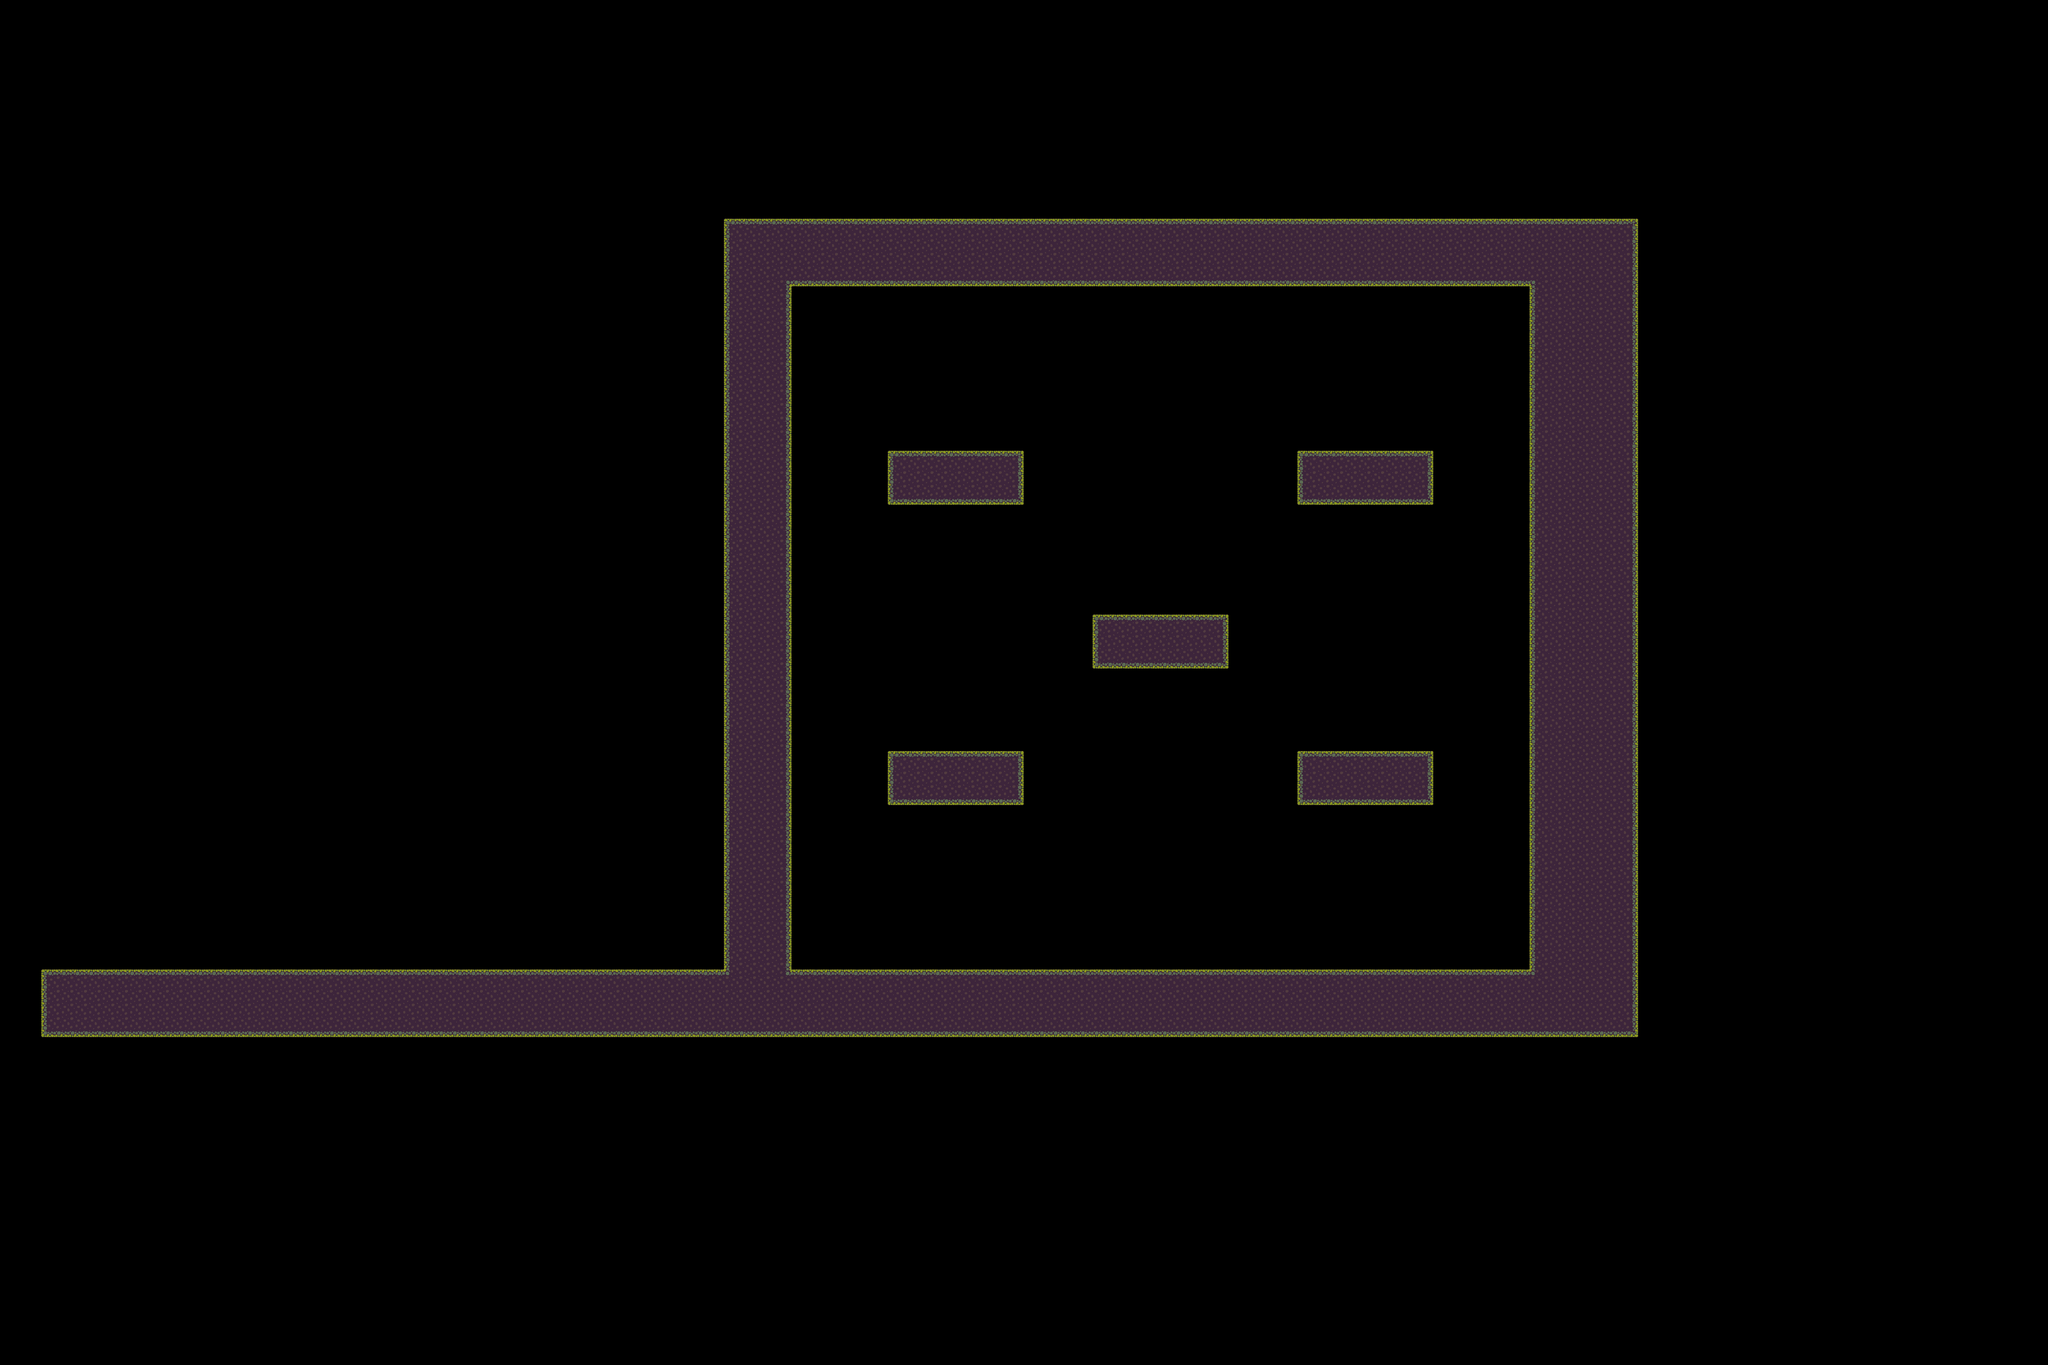

Rendered tile map (Tiled .tmx) drawn with the repository's tilesets; below, a short description and the map source with its tile grids summarised:
An orthogonal 150x100 tile map with 32x32 px tiles, 2 tile layers (Camada de Blocos 1, DynamicGrounds) and 27 objects (MirrorBoss, Checkpoint, Spot Player, Close Wall, Light, ...).

<map version="1.10" tiledversion="1.11.2" orientation="orthogonal" renderorder="right-down" width="150" height="100" tilewidth="32" tileheight="32" infinite="0" nextlayerid="14" nextobjectid="50">
 <editorsettings>
  <export target="MirrorBoss.json" format="json" />
 </editorsettings>
 <properties>
  <property name="BackgroundLayers" value="Level3/1.png,Level3/2.png,Level3/3.png,Level3/4.png,Level3/5.png" />
  <property name="GroundBehindPlayer" type="bool" value="true" />
  <property name="GroundParticleColor" type="color" value="#ff3a9359" />
  <property name="Music" value="Greenpath.wav" />
  <property name="UseGrassParticle" type="bool" value="false" />
  <property name="UseGroundPadding" type="bool" value="false" />
 </properties>
 <tileset firstgid="1" source="../../Tilesets/Swamp/SwampTileSet.tsx" />
 <layer id="1" name="Camada de Blocos 1" width="150" height="100">
  <data>[15000 cells, 1730 non-empty, 16 distinct tile ids]</data>
 </layer>
 <layer id="11" name="DynamicGrounds" width="150" height="100">
  <data>[15000 cells, 280 non-empty, 8 distinct tile ids]</data>
 </layer>
 <objectgroup id="8" name="Levers" />
 <objectgroup id="9" name="HookPoints" />
 <objectgroup id="6" name="Camera">
  <object id="11" x="1856" y="672" width="1728" height="1600">
   <properties>
    <property name="Event" value="FollowPlayerLimited" />
    <property name="LimitMaxCameraPositionX" type="float" value="3680" />
    <property name="LimitMaxCameraPositionY" type="float" value="2400" />
    <property name="LimitMinCameraPositionX" type="float" value="1760" />
    <property name="LimitMinCameraPositionY" type="float" value="544" />
    <property name="Target" value="Camera" />
   </properties>
  </object>
  <object id="46" x="96" y="1728" width="1696" height="544">
   <properties>
    <property name="Event" value="FollowPlayerLimited" />
    <property name="LimitMaxCameraPositionX" type="float" value="70000" />
    <property name="LimitMaxCameraPositionY" type="float" value="2400" />
    <property name="LimitMinCameraPositionX" type="float" value="0" />
    <property name="LimitMinCameraPositionY" type="float" value="544" />
    <property name="Target" value="Camera" />
   </properties>
  </object>
 </objectgroup>
 <objectgroup id="7" name="Enemies">
  <object id="41" name="MirrorBoss" x="2656" y="1728" width="32" height="32">
   <properties>
    <property name="MaxPosX" type="float" value="3552" />
    <property name="MaxPosY" type="float" value="2240" />
    <property name="MinPosX" type="float" value="1888" />
    <property name="MinPosY" type="float" value="704" />
   </properties>
  </object>
 </objectgroup>
 <objectgroup id="12" name="SpawnPoint">
  <object id="32" x="2720" y="2144" width="32" height="32">
   <properties>
    <property name="id" value="RightBot" />
   </properties>
  </object>
  <object id="33" x="2240" y="2144" width="32" height="32">
   <properties>
    <property name="id" value="LeftBot" />
   </properties>
  </object>
  <object id="34" x="2720" y="1312" width="32" height="32">
   <properties>
    <property name="id" value="RightMid" />
   </properties>
  </object>
  <object id="35" x="2240" y="1632" width="32" height="32">
   <properties>
    <property name="id" value="LeftMid" />
   </properties>
  </object>
  <object id="36" x="3200" y="2144" width="32" height="32">
   <properties>
    <property name="id" value="CenterBot" />
   </properties>
  </object>
  <object id="37" x="3200" y="1632" width="32" height="32">
   <properties>
    <property name="id" value="CenterMid" />
   </properties>
  </object>
  <object id="38" x="2240" y="928" width="32" height="32">
   <properties>
    <property name="id" value="LeftTop" />
   </properties>
  </object>
  <object id="40" x="3200" y="928" width="32" height="32">
   <properties>
    <property name="id" value="RightTop" />
   </properties>
  </object>
 </objectgroup>
 <objectgroup id="10" name="Checkpoint">
  <object id="45" name="Checkpoint" x="448" y="2080" width="416" height="192" />
 </objectgroup>
 <objectgroup id="5" name="Triggers" visible="0">
  <object id="42" name="Spot Player" x="1824" y="640" width="1760" height="1664">
   <properties>
    <property name="Enemies" value="41" />
    <property name="Event" value="SpotPlayer" />
    <property name="Target" value="Enemy" />
   </properties>
  </object>
  <object id="47" name="Close Wall" x="1856" y="1728" width="352" height="544">
   <properties>
    <property name="Destroy" type="bool" value="true" />
    <property name="Event" value="SetIsGrowing" />
    <property name="Grounds" value="44" />
    <property name="Target" value="DynamicGround" />
   </properties>
  </object>
  <object id="48" name="Light" x="128" y="1760" width="1120" height="512">
   <properties>
    <property name="AmbientColorB" type="float" value="1" />
    <property name="AmbientColorG" type="float" value="1" />
    <property name="AmbientColorR" type="float" value="1" />
    <property name="AmbientIntensity" type="float" value="0.5" />
    <property name="Destroy" type="bool" value="false" />
    <property name="Event" value="ChangeAmbientLight" />
    <property name="Target" value="Renderer" />
   </properties>
  </object>
 </objectgroup>
 <objectgroup draworder="index" id="4" name="Grounds">
  <object id="44" name="DynamicGround" x="1696" y="512" width="160" height="1792">
   <properties>
    <property name="GrowSpeedX" type="float" value="0" />
    <property name="GrowSpeedY" type="float" value="1500" />
    <property name="GrowthDirection" type="int" value="0" />
    <property name="MinHeight" type="float" value="0" />
    <property name="MinWidth" type="float" value="160" />
   </properties>
  </object>
  <object id="1" x="1696" y="512" width="160" height="1504" />
  <object id="2" x="3584" y="512" width="256" height="1920" />
  <object id="3" x="1856" y="512" width="1728" height="160" />
  <object id="4" x="96" y="2272" width="3488" height="160" />
  <object id="5" x="2080" y="1056" width="320" height="128" />
  <object id="6" x="2080" y="1760" width="320" height="128" />
  <object id="7" x="2560" y="1440" width="320" height="128" />
  <object id="8" x="3040" y="1056" width="320" height="128" />
  <object id="9" x="3040" y="1760" width="320" height="128" />
 </objectgroup>
 <objectgroup id="2" name="Player">
  <object id="10" x="320" y="2260" width="32" height="32">
   <properties>
    <property name="EnteringLevelSpeedX" type="float" value="700" />
    <property name="EnteringLevelSpeedY" type="float" value="0" />
    <property name="StartPositionId" type="int" value="0" />
   </properties>
  </object>
 </objectgroup>
 <objectgroup id="13" name="CameraBounds" visible="0">
  <object id="49" x="64" y="416" width="3808" height="2048" />
 </objectgroup>
</map>
